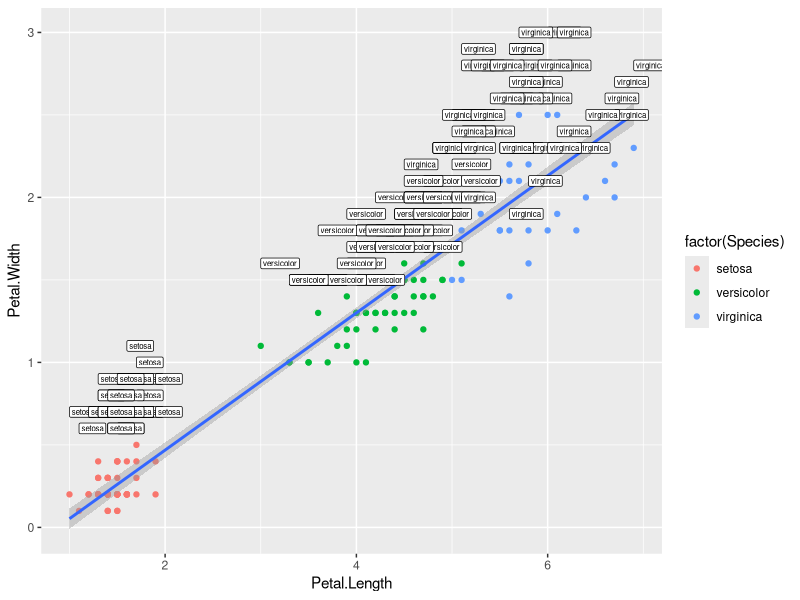
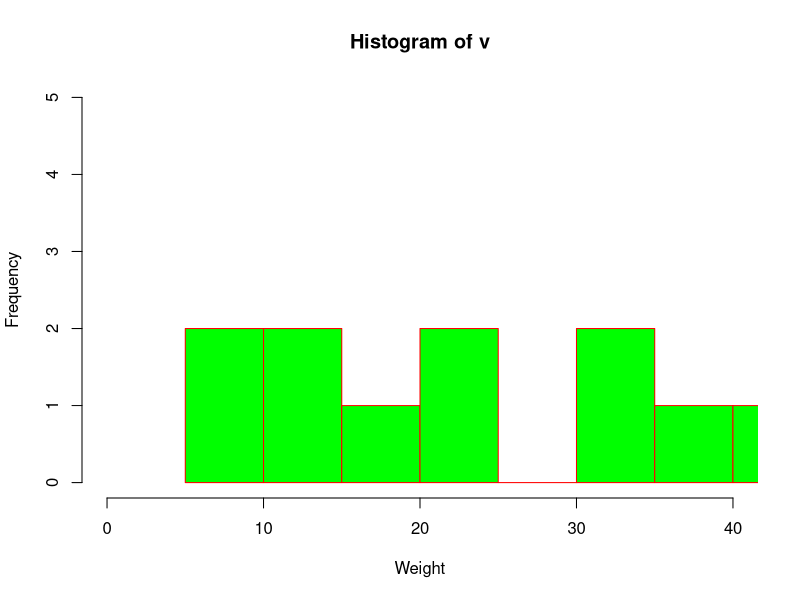
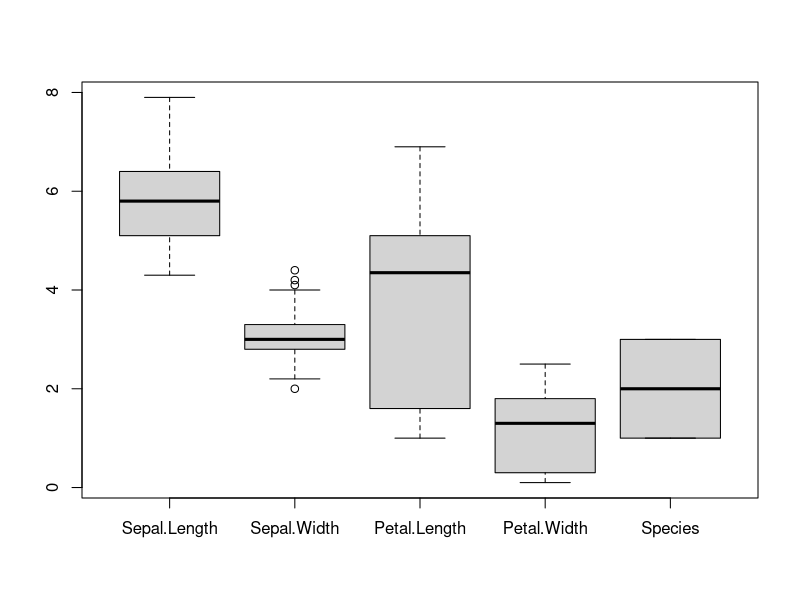
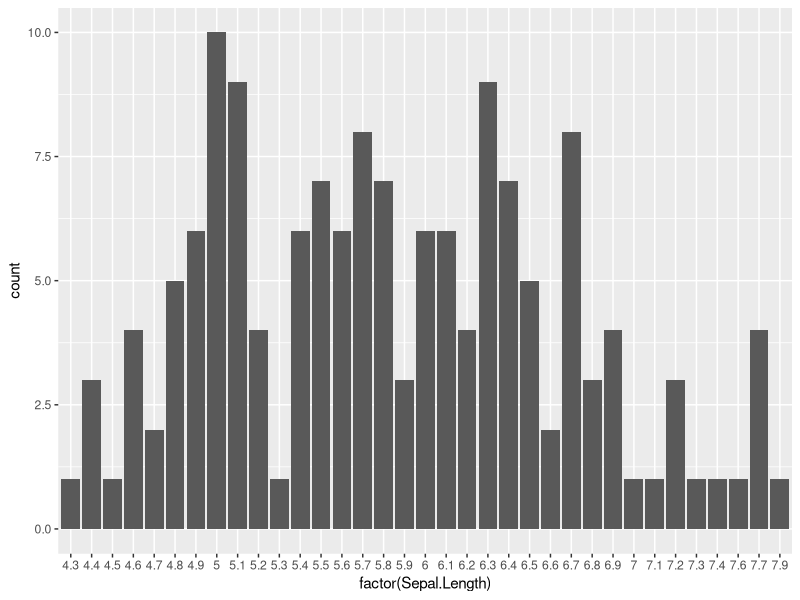

Source code (R) for these figures, in order:
#4.1
data("iris")
library(ggplot2)
ggplot(iris,aes(x=Petal.Length,y=Petal.Width))+geom_point(aes(color=factor(Species)))+geom_smooth(method="lm")+geom_label(aes(label=Species,hjust=0),nudge_y=0.5,size=2)

#4.2
v <-  c(9,13,21,8,36,22,12,41,31,33,19)
hist(v,xlab = "Weight",col = "green",border = "red", xlim = c(0,40), ylim = c(0,5),breaks = 5)

#4.3
boxplot(iris)

#4.4
ggplot(iris, aes(x = factor(Sepal.Length))) + geom_bar()
